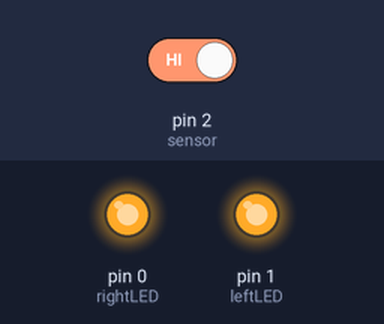
A sketch run on a simulated Arduino Uno, built with avr-gcc and run on an emulated ATmega328P. Shown: output pins drawn as LEDs (lit = HIGH). Dashed ring = blinking. Inputs (shaded band) come from the test bench; at power-on: pin 2 (sensor) HIGH.

Above: at 1.2 s.
1.3 s: pin 2 (sensor) driven LOW
At 1.54 s:
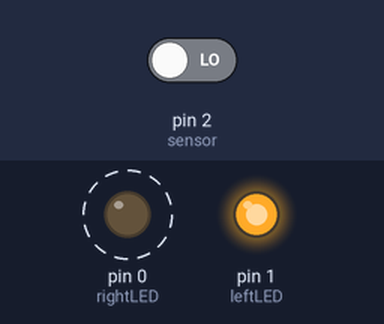
At 1.95 s:
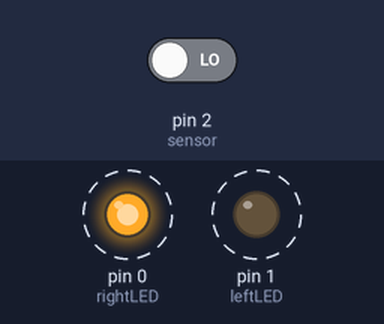
4.3 s: pin 2 (sensor) driven HIGH
At 4.9 s:
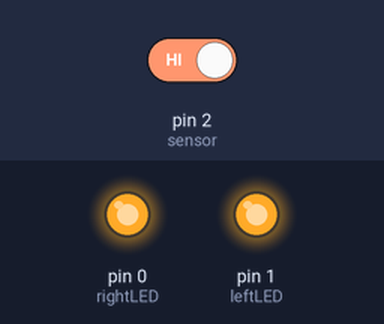
Timing chart, 0 to 7.3 s (numbered marks = the images above; inputs shaded):
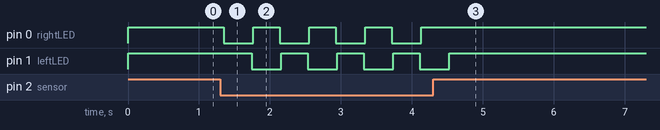

Measured:
- after the input at 1.3 s, pin 0 (rightLED): alternates HIGH for 0.38 s and LOW for 0.41 s, starting after 0.05 s; pin 1 (leftLED): alternates HIGH for 0.38 s and LOW for 0.41 s, starting after 0.45 s
- after the input at 4.3 s, pin 0 (rightLED): stops changing and stays HIGH; pin 1 (leftLED): goes on until 4.5 s, then stays HIGH

The sketch:

TrinketGradeCrossing.ino
```cpp
// Sketch for Adafruit Trinket-based Grade Crossing Blinker

int rightLED = 0;
int leftLED = 1;
int sensor = 2;

void setup() {
  pinMode(sensor, INPUT_PULLUP);
  setupLEDs();
}

void loop() {
  boolean trainDetected = (digitalRead(sensor) == LOW);
  animateLEDs(trainDetected);
  delay(3);
}


// LED Animation Routines

enum {
  kLEDsOff = 0,
  kLEDStartRightRamp,
  kLEDRightRamp,
  kLEDRightOn,
  kLEDStartLeftRamp,
  kLEDLeftRamp,
  kLEDLeftOn,
  kLEDStartFadeAll,
  kLEDFadeAll,
};

enum {
  kLEDAttack = 8,
  kLEDDecay = 6,
};

enum {
  kMaxBrightness = 255
};

int ledState;
int ledTimer;
int leftLEDValue = 0;
int rightLEDValue = 0;

void setupLEDs() {
  pinMode(leftLED, OUTPUT);
  pinMode(rightLED, OUTPUT);
  turnOffLEDs();
}

void turnOffLEDs(void) {
  ledState = kLEDsOff;
  ledTimer = 0;
  leftLEDValue = 0;
  rightLEDValue = 0;
}

void animateLEDs(boolean active) {

  analogWrite(rightLED,255-rightLEDValue);
  analogWrite(leftLED,255-leftLEDValue);

  switch (ledState) {

  case kLEDsOff:
    if (active) {
      ledState = kLEDStartRightRamp;
    }
    break;

  case kLEDStartRightRamp:
    ledTimer = 128;
    ledState = kLEDRightRamp;

  case kLEDRightRamp:
    if (ledTimer != 0) {
      rightLEDValue = min((rightLEDValue + kLEDAttack),kMaxBrightness);
      leftLEDValue = max((leftLEDValue-kLEDDecay),0);
    }
    else {
      ledState = kLEDRightOn;
    }
    break;

  case kLEDLeftOn:
  case kLEDRightOn:
    if (!active) {
      ledState = kLEDStartFadeAll;
    }
    else if (ledTimer == 0) {
      ledState = (ledState == kLEDRightOn) ? kLEDStartLeftRamp : kLEDStartRightRamp;
    }
    break;

  case kLEDStartLeftRamp:
    ledTimer = 128;
    ledState = kLEDLeftRamp;

  case kLEDLeftRamp:
    if (ledTimer != 0) {
      leftLEDValue = min((leftLEDValue + kLEDAttack),kMaxBrightness);
      rightLEDValue = max((rightLEDValue-kLEDDecay),0);
    }
    else {
      ledState = kLEDLeftOn;
    }
    break;

  case kLEDStartFadeAll:
    ledTimer = 255;
    ledState = kLEDFadeAll;

  case kLEDFadeAll:
    rightLEDValue = max((rightLEDValue-kLEDDecay),0);
    leftLEDValue = max((leftLEDValue-kLEDDecay),0);
    if (ledTimer == 0) {
      ledState = kLEDsOff;
    }
    break;
  }

  if (ledTimer > 0)
    ledTimer--;
}
```
